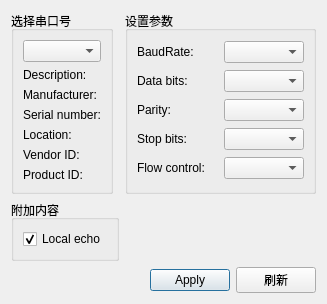
<?xml version="1.0" encoding="UTF-8"?>
<ui version="4.0">
 <class>SettingsDialog</class>
 <widget class="QDialog" name="SettingsDialog">
  <property name="geometry">
   <rect>
    <x>0</x>
    <y>0</y>
    <width>327</width>
    <height>263</height>
   </rect>
  </property>
  <property name="windowTitle">
   <string>串口设置</string>
  </property>
  <layout class="QFormLayout" name="formLayout">
   <item row="0" column="0">
    <widget class="QGroupBox" name="selectBox">
     <property name="title">
      <string>选择串口号</string>
     </property>
     <layout class="QGridLayout" name="gridLayout">
      <item row="0" column="0">
       <widget class="QComboBox" name="serialPortInfoListBox"/>
      </item>
      <item row="1" column="0">
       <widget class="QLabel" name="descriptionLabel">
        <property name="text">
         <string>Description:</string>
        </property>
       </widget>
      </item>
      <item row="2" column="0">
       <widget class="QLabel" name="manufacturerLabel">
        <property name="text">
         <string>Manufacturer:</string>
        </property>
       </widget>
      </item>
      <item row="3" column="0">
       <widget class="QLabel" name="serialNumberLabel">
        <property name="text">
         <string>Serial number:</string>
        </property>
       </widget>
      </item>
      <item row="4" column="0">
       <widget class="QLabel" name="locationLabel">
        <property name="text">
         <string>Location:</string>
        </property>
       </widget>
      </item>
      <item row="5" column="0">
       <widget class="QLabel" name="vidLabel">
        <property name="text">
         <string>Vendor ID:</string>
        </property>
       </widget>
      </item>
      <item row="6" column="0">
       <widget class="QLabel" name="pidLabel">
        <property name="text">
         <string>Product ID:</string>
        </property>
       </widget>
      </item>
     </layout>
    </widget>
   </item>
   <item row="0" column="1">
    <widget class="QGroupBox" name="parametersBox">
     <property name="title">
      <string>设置参数</string>
     </property>
     <layout class="QGridLayout" name="gridLayout_2">
      <item row="0" column="0">
       <widget class="QLabel" name="baudRateLabel">
        <property name="text">
         <string>BaudRate:</string>
        </property>
       </widget>
      </item>
      <item row="0" column="1">
       <widget class="QComboBox" name="baudRateBox"/>
      </item>
      <item row="1" column="0">
       <widget class="QLabel" name="dataBitsLabel">
        <property name="text">
         <string>Data bits:</string>
        </property>
       </widget>
      </item>
      <item row="1" column="1">
       <widget class="QComboBox" name="dataBitsBox"/>
      </item>
      <item row="2" column="0">
       <widget class="QLabel" name="parityLabel">
        <property name="text">
         <string>Parity:</string>
        </property>
       </widget>
      </item>
      <item row="2" column="1">
       <widget class="QComboBox" name="parityBox"/>
      </item>
      <item row="3" column="0">
       <widget class="QLabel" name="stopBitsLabel">
        <property name="text">
         <string>Stop bits:</string>
        </property>
       </widget>
      </item>
      <item row="3" column="1">
       <widget class="QComboBox" name="stopBitsBox"/>
      </item>
      <item row="4" column="0">
       <widget class="QLabel" name="flowControlLabel">
        <property name="text">
         <string>Flow control:</string>
        </property>
       </widget>
      </item>
      <item row="4" column="1">
       <widget class="QComboBox" name="flowControlBox"/>
      </item>
     </layout>
    </widget>
   </item>
   <item row="1" column="0">
    <widget class="QGroupBox" name="additionalOptionsGroupBox">
     <property name="title">
      <string>附加内容</string>
     </property>
     <layout class="QVBoxLayout" name="verticalLayout">
      <item>
       <widget class="QCheckBox" name="localEchoCheckBox">
        <property name="text">
         <string>Local echo</string>
        </property>
        <property name="checked">
         <bool>true</bool>
        </property>
       </widget>
      </item>
     </layout>
    </widget>
   </item>
   <item row="2" column="0" colspan="2">
    <layout class="QHBoxLayout" name="horizontalLayout">
     <item>
      <spacer name="horizontalSpacer">
       <property name="orientation">
        <enum>Qt::Horizontal</enum>
       </property>
       <property name="sizeHint" stdset="0">
        <size>
         <width>96</width>
         <height>20</height>
        </size>
       </property>
      </spacer>
     </item>
     <item>
      <widget class="QPushButton" name="applyButton">
       <property name="text">
        <string>Apply</string>
       </property>
      </widget>
     </item>
     <item>
      <widget class="QPushButton" name="bt_Refresh">
       <property name="text">
        <string>刷新</string>
       </property>
      </widget>
     </item>
    </layout>
   </item>
  </layout>
 </widget>
 <resources/>
 <connections/>
</ui>
